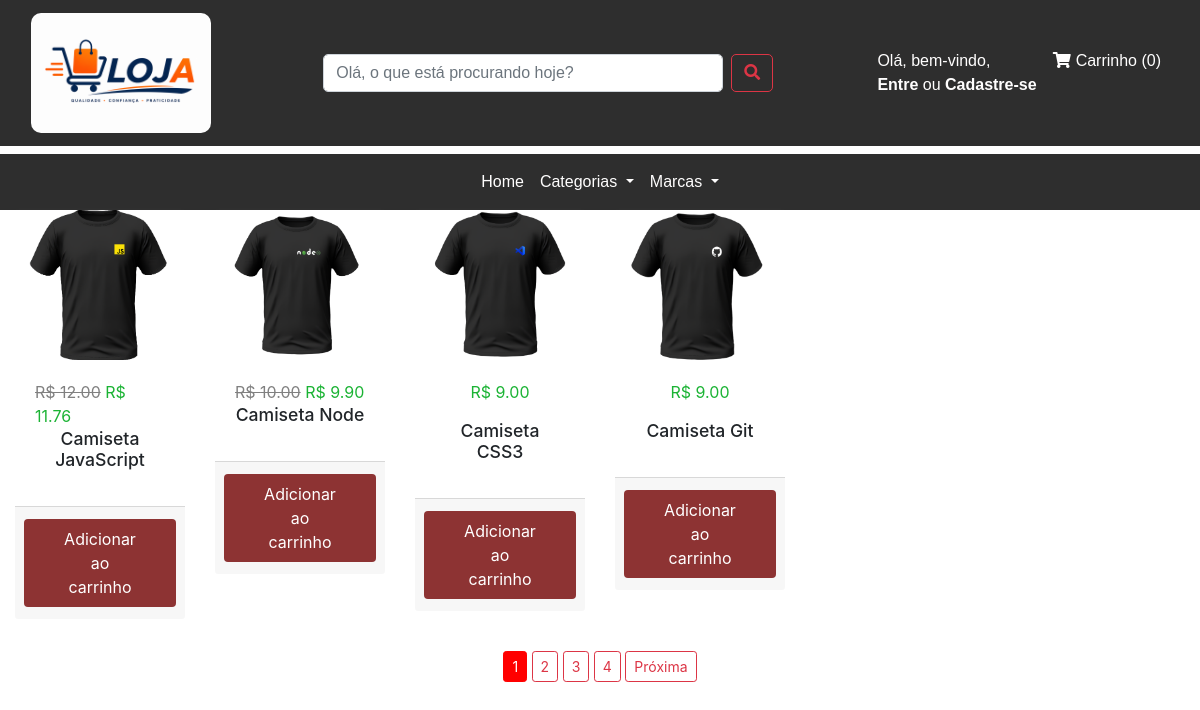
Screenshot of /search with the database file from the repository.
### loja/produtos/models.py (models this page shows, shortened)
class Addproduto(db.Model):
    id = db.Column(db.Integer, primary_key=True)
    name = db.Column(db.String(80), nullable=False)
    price = db.Column(db.Numeric(10,2), nullable=False)
    discount = db.Column(db.Integer, default=0)
    stock = db.Column(db.Integer, nullable=False)
    color = db.Column(db.Text, nullable=False)
    tamanho = db.Column(db.Text, nullable=False)
    desc = db.Column(db.Text, nullable=False)
    pub_date = db.Column(db.DateTime, nullable=False,default=datetime.utcnow)
    marca_id = db.Column(db.Integer, db.ForeignKey('marca.id'),nullable=False)
    marca = db.relationship('Marca',backref=db.backref('marca', lazy=True))
    categoria_id = db.Column(db.Integer, db.ForeignKey('categoria.id'),nullable=False)
    categoria = db.relationship('Categoria',backref=db.backref('categoria', lazy=True))
    image_1 = db.Column(db.String(150), nullable=False, default='image.jpg')
    image_2 = db.Column(db.String(150), nullable=False, default='image.jpg')
    image_3 = db.Column(db.String(150), nullable=False, default='image.jpg')

### loja/produtos/rotas.py (the view)
@app.route('/search', methods=['GET', 'POST'])
def search():
    pagina = request.args.get('pagina', 1, type=int)  # Obtém o número da página da query string, padrão 1
    if request.method == 'POST':
        form = request.form
        search_value = form['search_string']
        search = "%{0}%".format(search_value)
        produtos = Addproduto.query.filter(Addproduto.name.like(search)).paginate(page=pagina, per_page=4)
        return render_template('pesquisar.html', produtos=produtos, marcas=marcas(), categorias=categorias())
    elif request.method == 'GET':
        search_value = request.args.get('search_string', '')
        search = "%{0}%".format(search_value)
        produtos = Addproduto.query.filter(Addproduto.name.like(search)).paginate(page=pagina, per_page=4)
        return render_template('pesquisar.html', produtos=produtos, marcas=marcas(), categorias=categorias())

### loja/produtos/rotas.py (called while the page is built)
def marcas():
    marcas = Marca.query.join(Addproduto, (Marca.id == Addproduto.marca_id)).all()
    return marcas

def categorias():
    categorias = Categoria.query.join(Addproduto, (Categoria.id == Addproduto.categoria_id)).all()
    return categorias

### loja/templates/pesquisar.html (shortened to what this page needs)
{% extends 'layouts.html' %}
{% block head %}
    <link rel="stylesheet" href="{{ url_for('static', filename='css/pesquisar.css') }}">
{% endblock head %}
{% block content %}
{% include 'navbar.html' %}
<div class="container-fluid">
    <div class="row">
        {% if produtos.items %}
            {% for produto in produtos.items %}
            <div class="col-lg-2 col-md-3 col-sm-4 col-6 mb-3">
                <a href="{{url_for('pagina_unica', id=produto.id)}}" class="card-link">
                    <div class="card">
                        <img src="{{url_for('static', filename='images/' + produto.image_1)}}" alt="{{produto.name}}" class="card-img-top">
                        <div class="card-body">
                            {% if produto.discount > 0 %}
                                <span style="text-decoration: line-through; color: rgb(128, 128, 128);">R$ {{produto.price}}</span>
                                <span style="color: rgb(27, 179, 52);">R$ {{produto.price - (produto.price * produto.discount / 100)}}</span>
                            {% else %}
                                <p>R$ {{produto.price}}</p>
                            {% endif %}
                            <h4 class="text-center">{{produto.name}}</h4>
                        </div>
                        <div class="card-footer">
                            <form action="{{url_for('AddCart')}}" method="POST" class="d-inline">
                                <button type="submit" class="btn-add-to-cart btn-lg btn-large-font">Adicionar ao carrinho</button>
                                {% set color = produto.color.split(',') %}
                            </form>
                        </div>
                    </div>
                </a>
            </div>
            {% endfor %}
        {% else %}
            <p>Nenhum produto encontrado.</p>
        {% endif %}
    </div>
    <div class="row">
        <div class="col text-center">
            {% for page_num in produtos.iter_pages(left_edge=1, right_edge=2, left_current=1, right_current=2) %}
            {% if page_num %}
                {% if page_num == produtos.page %}
                <a href="{{url_for('search', pagina=page_num)}}" class="btn btn-danger btn-sm mt-3 current">{{page_num}}</a>
                {% else %}
                <a href="{{url_for('search', pagina=page_num)}}" class="btn btn-outline-danger btn-sm mt-3">{{page_num}}</a>
                {% endif %}
            {% else %}
                ...
            {% endif %}
            {% endfor %}
            {% if produtos.has_next %}
            <a href="{{url_for('search', pagina=produtos.next_num)}}" class="btn btn-outline-danger btn-sm mt-3">Próxima</a>
            {% endif %}
        </div>
    </div>
</div>
{% endblock %}

### loja/static/css/styless.css (style rules this page uses)
html, body { height: 100% !important; margin: 0 !important; padding: 0 !important; }
.container-fluid { width: 100% !important; height: 100% !important; }

### loja/static/css/pesquisar.css (style rules this page uses)
body { color: rgb(251, 251, 251); background-color: rgb(255, 255, 255); font-family: 'Franklin Gothic Medium', 'Arial Narrow', Arial, sans-serif; }
p { color: rgb(27, 179, 52)!important; text-align: center !important; font-size: 16px !important; }
.btn.current { background-color: #ff0000 !important; color: #fff; border-color: #ff0000 !important; }
.card-footer { display: flex; justify-content: center; background-color: white; border-top: none; }
.card-footer .btn-add-to-cart { background-color: rgb(141, 51, 51); border-color: rgb(171, 1, 1); color: white; padding: 2px 2px; font-size: 12px; cursor: pointer; border: none; border-radius: 4px; transition: background-color 0.3s, border-color 0.3s; }
.btn-lg { padding: 8px 40px !important; font-size: 16px !important; }
.btn-sm { padding: 4px 8px; font-size: 12px; }
.btn-large-font { font-size: 18px; }
.card { box-shadow: 0 4px 8px rgba(255, 255, 255, 0.1); transition: transform 0.2s; }
.card-img-top { height: 150px; object-fit: cover; border-top-left-radius: 5px; border-top-right-radius: 5px; }
.card-body h4 { font-size: 1.1rem; }
.card-body p { font-size: 0.9rem; }
.text-center { text-align: center; }
.card-link { text-decoration: none; color: inherit; }
.card-link .card { border: none; }

### rows the page displays
Addproduto: image_1 (picture), price "12.00", produto.price-(produto.price*produto.discount/100) "11.76", name "Camiseta JavaScript"
Addproduto: image_1 (picture), price "10.00", produto.price-(produto.price*produto.discount/100) "9.90", name "Camiseta Node"
Addproduto: image_1 (picture), price "9.00", name "Camiseta CSS3"
Addproduto: image_1 (picture), price "9.00", name "Camiseta Git"

### other values shown
{{ session['LojainCarrinho']|length }} "0"
{{ page_num }} "1"
{{ page_num }} "2" "3" "4"
